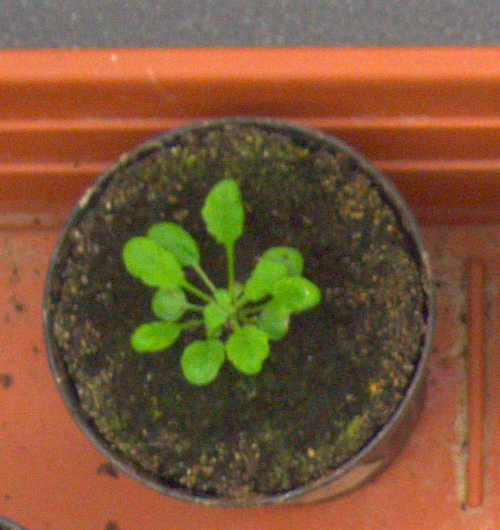
%> input picture Images/plant001.png, 500 x 530 px
$ octave HSV.m   (GNU Octave 9; MATLAB toolbox functions it lacks are replaced by stand-ins)
%> lines starting %> are read from the running program, lines starting %| are printed output that depends on the picture; in (x1, y1, x2, y2) boxes, pixels count from 0 and x2, y2 are one past the last pixel; in counts of white or black regions, pixels touching at a corner belong together; the program's own positions count from 1
image1 = imread("C:\Important\Uni\Coursework\ITIP\Images\plant001.png");
%> image1 is the input picture: size 530x500x3 uint8; mean R, G, B 123, 86.3, 56
image2 = imread("C:\Important\Uni\Coursework\ITIP\Images\plant002.png");
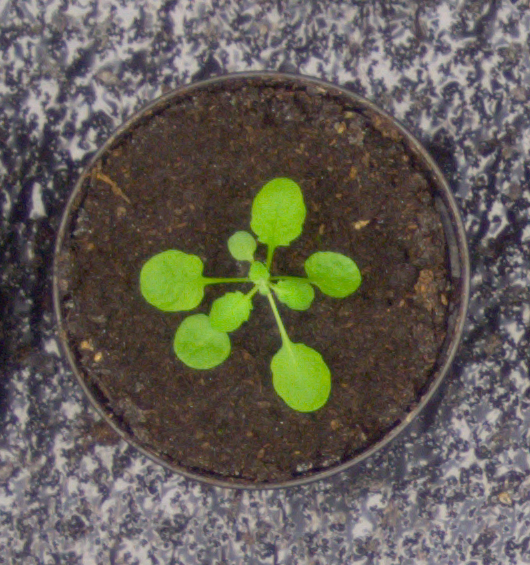
%> input picture Images/plant002.png, 530 x 565 px
%> image2 is the input picture: size 565x530x3 uint8; mean R, G, B 99, 93.6, 85.1
image3 = imread("C:\Important\Uni\Coursework\ITIP\Images\plant003.png");
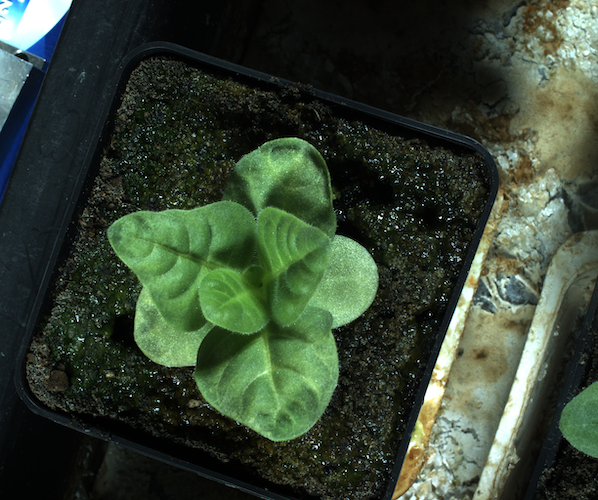
%> input picture Images/plant003.png, 598 x 500 px
%> image3 is the input picture: size 500x598x3 uint8; mean R, G, B 53.8, 67.4, 50.3

currentImage = image3;
sharpImage = imsharpen(currentImage);
normalHSV = rgb2hsv(currentImage);
%> normalHSV: size 500x598x3 double; mean H, S, V 0.315, 0.348, 0.269
sharpHSV = rgb2hsv(sharpImage);
%> sharpHSV: size 500x598x3 double; mean H, S, V 0.307, 0.348, 0.271

subplot(2,2,1);
imshow(currentImage);
impixelinfo;

subplot(2,2,2);
imshow(sharpImage);
impixelinfo;

subplot(2,2,3);
imshow(normalHSV);
impixelinfo;

subplot(2,2,4);
imshow(sharpHSV);
impixelinfo;

hue = sharpHSV(:,:,1);
saturation = sharpHSV(:,:,2);
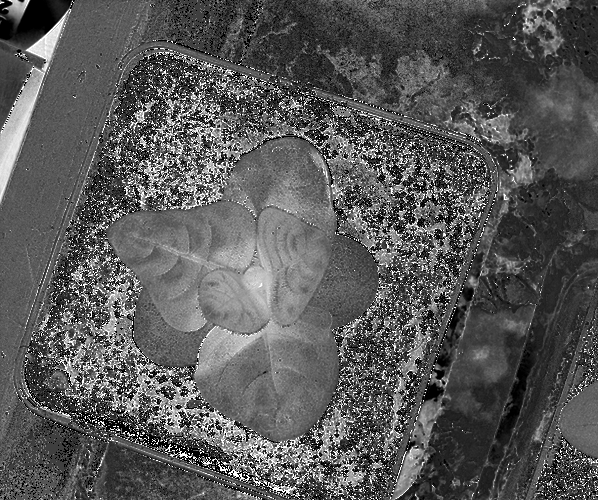
%> saturation: size 500x598 double; min 0, max 1, mean 0.348
value = sharpHSV(:,:,3);

figure();
subplot(2,2,1);
imshow(hue);
impixelinfo;

hueMask = (hue >= 0.2 & hue <= 0.35);
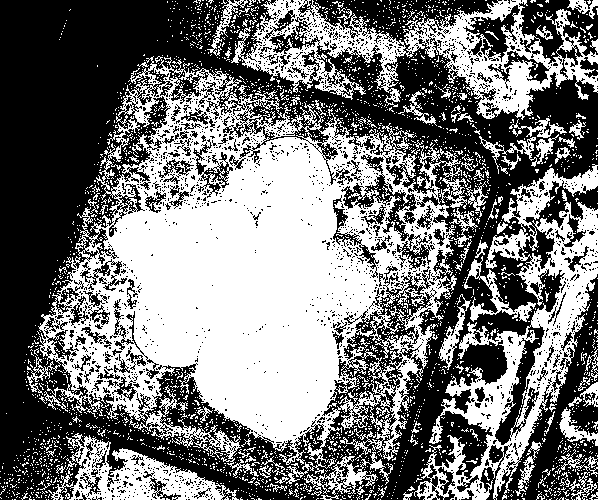
%> hueMask: size 500x598 logical; 46.9% white; 2693 white regions (2586 under 20 px), largest, box (x1, y1, x2, y2) and area: (27, 56, 468, 484) 87619, (414, 164, 598, 500) 16461, (231, 0, 598, 120) 14351
subplot(2,2,2);
imshow(hueMask, []);
impixelinfo;

saturationMask = (saturation >= 0.3 & saturation <= 0.6);
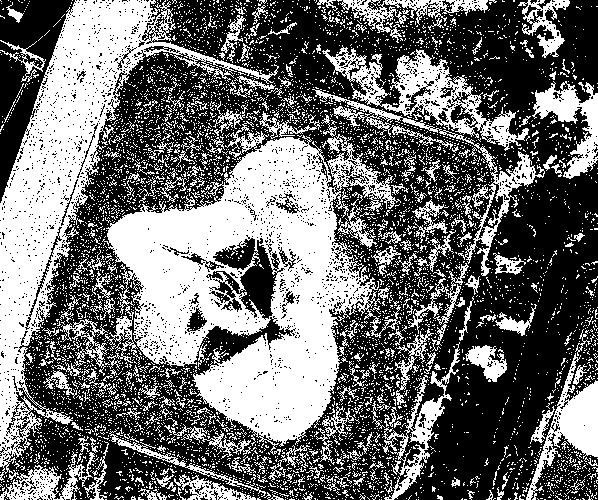
%> saturationMask: size 500x598 logical; 42.9% white; 5767 white regions (5486 under 20 px), largest, box (x1, y1, x2, y2) and area: (102, 121, 401, 455) 44185, (0, 0, 279, 481) 26973, (322, 45, 529, 151) 5451
subplot(2,2,3);
imshow(saturationMask, []);
impixelinfo;

valueMask = (value >= 0.2 & value <= 0.7);
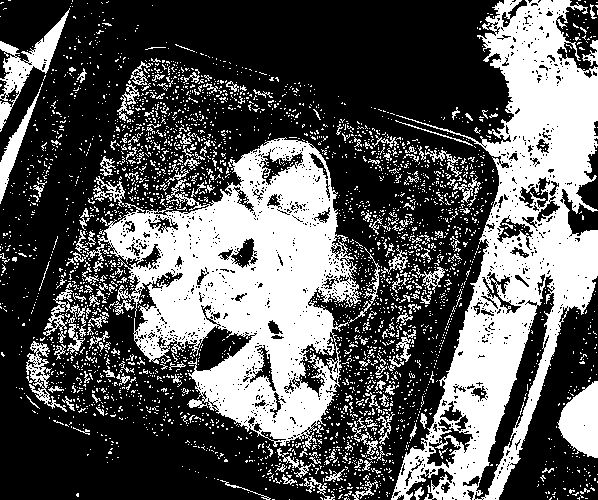
%> valueMask: size 500x598 logical; 35.5% white; 3230 white regions (3039 under 20 px), largest, box (x1, y1, x2, y2) and area: (73, 137, 362, 457) 40147, (391, 0, 598, 500) 39162, (557, 381, 598, 458) 2099
subplot(2,2,4);
imshow(valueMask, []);
impixelinfo;

% Combine the masks to find where all 3 are "true."
redObjectsMask = uint8(hueMask & saturationMask & valueMask);
%> redObjectsMask: size 500x598 uint8; values 0 (black) and 1 (white), 12.3% white; 1463 white regions (1450 under 20 px), largest, box (x1, y1, x2, y2) and area: (107, 138, 362, 446) 32730, (559, 407, 598, 446) 504, (580, 382, 598, 407) 207
figure();
subplot(1, 2, 1);
imshow(redObjectsMask, []);
title('Red Objects Mask');
maskedrgbImage = uint8(zeros(size(redObjectsMask))); % Initialize
maskedrgbImage(:,:,1) = sharpImage(:,:,1) .* redObjectsMask;
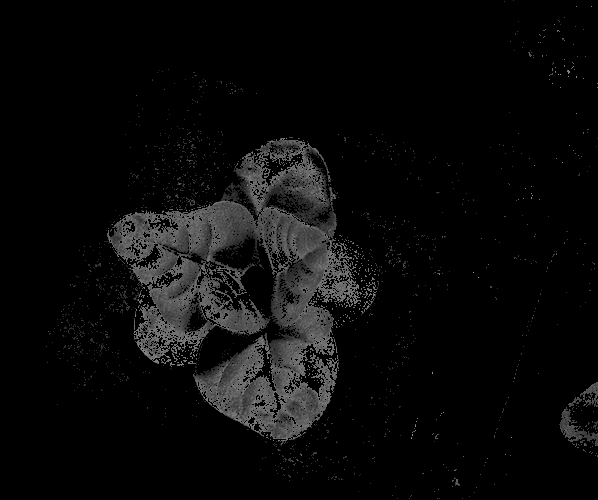
%> maskedrgbImage: size 500x598 uint8; min 0, max 158, mean 10.2
maskedrgbImage(:,:,2) = sharpImage(:,:,2) .* redObjectsMask;
maskedrgbImage(:,:,3) = sharpImage(:,:,3) .* redObjectsMask;
%> maskedrgbImage: size 500x598x3 uint8; mean H, S, V 10.2, 15.8, 8.8
subplot(1, 2, 2);
imshow(maskedrgbImage);
title('Masked Original Image');
